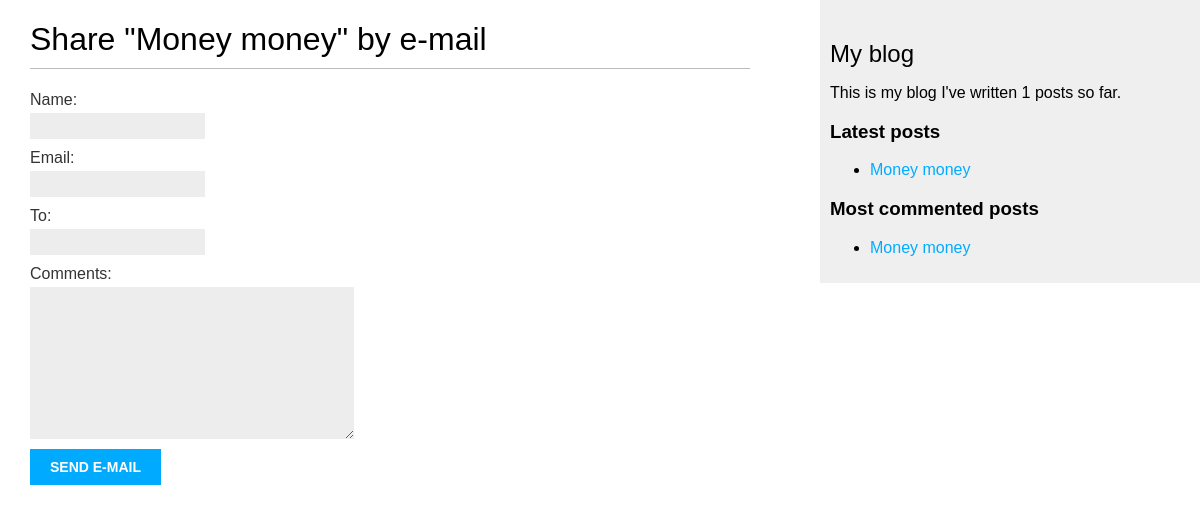
Page /2/share/ on the earlier database version.
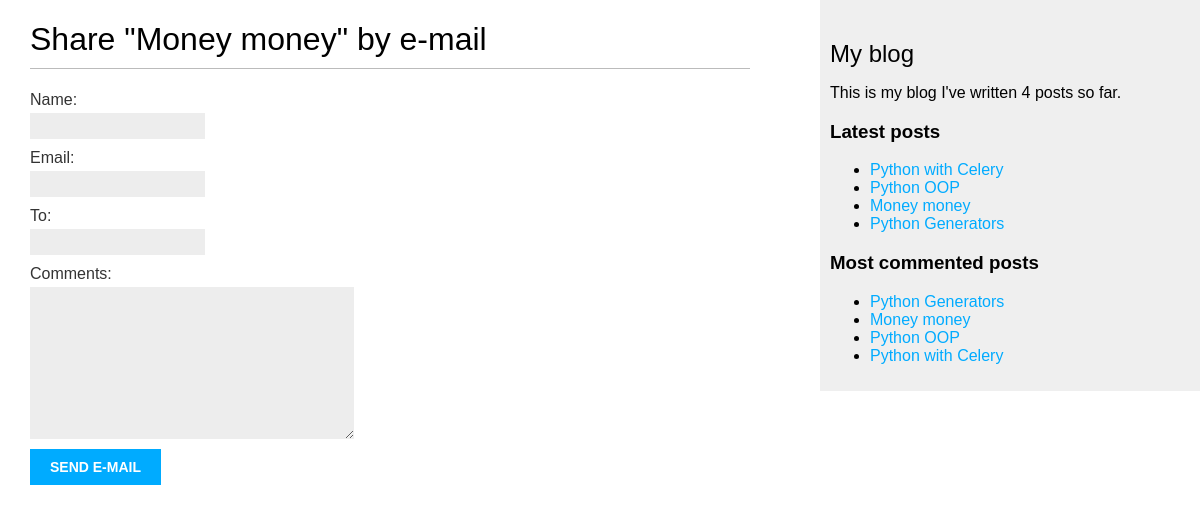
Same page on the later database version.
### main/models.py (models this page shows, shortened)
class Post(models.Model):
    class PublishedManager(models.Manager):
        def get_queryset(self):
            return super().get_queryset().filter(status=Post.Status.PUBLISHED)
    class Status(models.TextChoices):
        DRAFT = "DF", "Draft"
        PUBLISHED = "PB", "Published"
    title = models.CharField(max_length=250)
    slug = models.SlugField(max_length=250, unique_for_date="publish")
    author = models.ForeignKey(
        User, on_delete=models.CASCADE, related_name="blog_posts"
    )
    body = models.TextField()
    publish = models.DateTimeField(default=timezone.now)
    created = models.DateTimeField(auto_now_add=True)
    updated = models.DateTimeField(auto_now=True)
    status = models.CharField(
        max_length=2, choices=Status.choices, default=Status.DRAFT
    )
    objects = models.Manager()
    published = PublishedManager()
    class Meta:
        ordering = ["-publish"]
        indexes = [
            models.Index(fields=["-publish"]),
        ]
    def get_absolute_url(self):
        return reverse('main:post_detail', args=[self.publish.year,
                                                  self.publish.month,
                                                  self.publish.day,
                                                  self.slug])
    tags = TaggableManager()

### main/views.py (the view)
# urls.py: path('<int:post_id>/share/', views.post_share, name="post_share"),
def post_share(request, post_id):
    post = get_object_or_404(Post, id=post_id, status=Post.Status.PUBLISHED)
    sent = False
    if request.method == 'POST':
        form = EmailPostForm(request.POST)
        if form.is_valid():
            cd = form.cleaned_data
            post_url = request.build_absolute_uri(post.get_absolute_url())
            subject = f"{cd['name']} recommends you read {post.title}"
            message = f"Read {post.title} at {post_url}\n\n" \
                      f"{cd['name']}\'s comments: {cd['comments']}"
            send_mail(subject, message, 'vladsolomennikov@mail.ru', [cd['to']])
            sent = True
    else:
        form = EmailPostForm()
    return render(request, 'post/share.html', {'post': post, 'form': form, 'sent': sent})

### main/forms.py
class EmailPostForm(forms.Form):
    name = forms.CharField(max_length=25)
    email = forms.EmailField()
    to = forms.EmailField()
    comments = forms.CharField(required=False, widget=forms.Textarea)

### main/templatetags/blog_tags.py (called while the page is built)
@register.simple_tag
def total_posts():
    return Post.published.count()

@register.inclusion_tag("post/latest_posts.html")
def show_latest_posts(count=5):
    latest_posts = Post.published.order_by("-publish")[:count]
    return {"latest_posts": latest_posts}

@register.simple_tag
def get_most_commented_posts(count=5):
    return Post.published.annotate(
        total_comments=Count("comments")
    ).order_by('-total_comments')[:count]

### main/templates/post/share.html (shortened to what this page needs)
{% extends 'base.html' %}
{% block content %}
  {% if sent %}
    <h1>E-mail successfully sent</h1>
    <p>"{{ post.title }}" was successfully sent to {{ form.cleaned_data.to }}.</p>
  {% else %}
    <h1>Share "{{ post.title }}" by e-mail</h1>
    <form method="post">
      {{ form.as_p }}
      <input type="submit" value="Send e-mail" />
    </form>
  {% endif %}
{% endblock %}

### main/templates/base.html (shortened to what this page needs)
{% load blog_tags %}
{% load static %}
<!DOCTYPE html>
<html>
  <head>
    <link rel="stylesheet" href="{% static 'css/main.css' %}" />
  </head>
  <body>
    <div id="content">
      {% block content %}
      {% endblock %}
    </div>
    <div id="sidebar">
        <h2>My blog</h2>
        <p>
          This is my blog
          I've written {% total_posts %} posts so far.
        </p>
        <h3>Latest posts</h3>
        {% show_latest_posts %}
        <h3>Most commented posts</h3>
        {% get_most_commented_posts as most_commented_posts %}
        <ul>
          {% for post in most_commented_posts %}
          <li>
            <a href="{{ post.get_absolute_url }}">{{ post.title }}</a>
          </li>
          {% endfor %}
        </ul>
    </div>
  </body>
</html>

### main/templates/post/latest_posts.html
<ul>
    {% for post in latest_posts %}
    <li>
        <a href="{{ post.get_absolute_url }}">{{ post.title }}</a>
    </li>
    {% endfor %}
</ul>

Differences in the rows shown:
added Post: title "Python with Celery"
added Post: title "Python OOP"
now on this page (row edited): Post: title "Python Generators"
Other differences:
text no longer shown: "1"
text now shown: "4"
